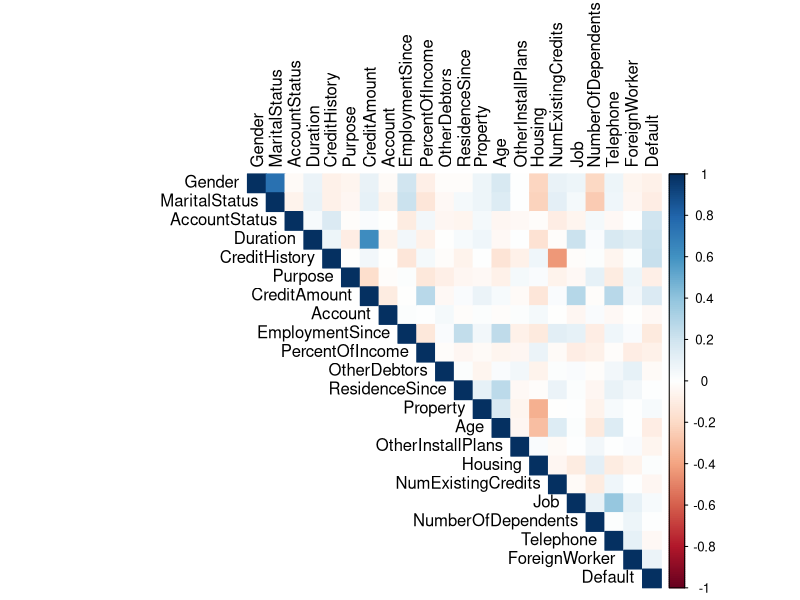
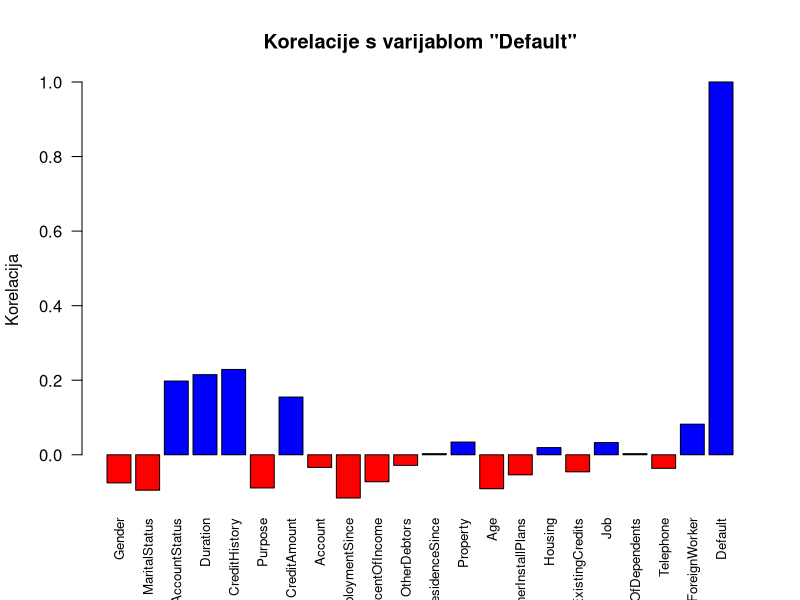
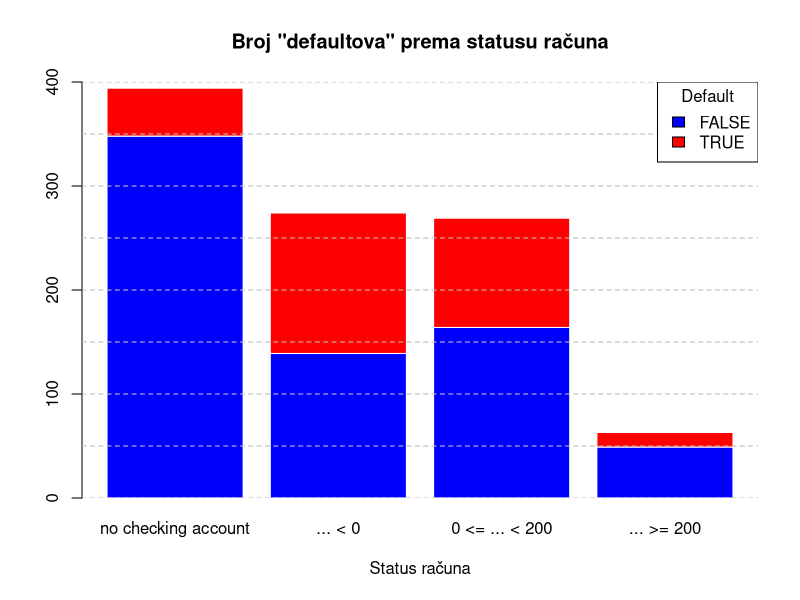
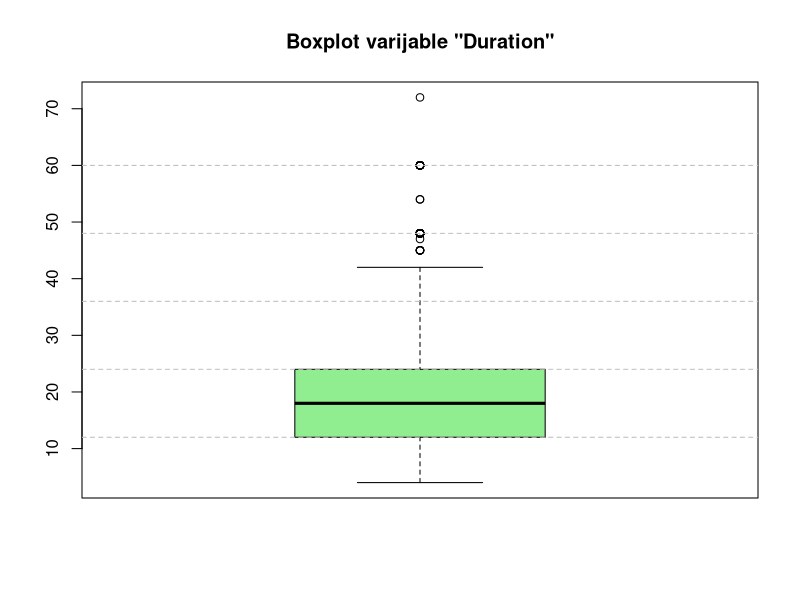
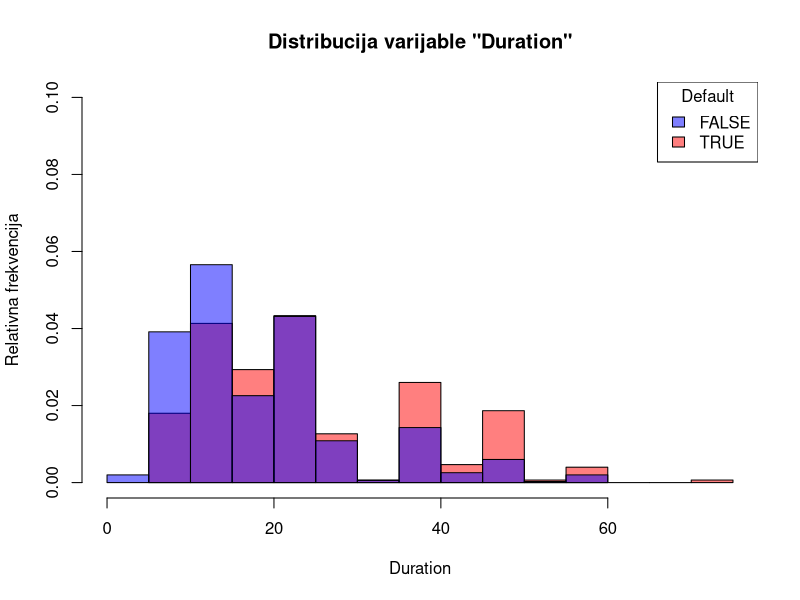
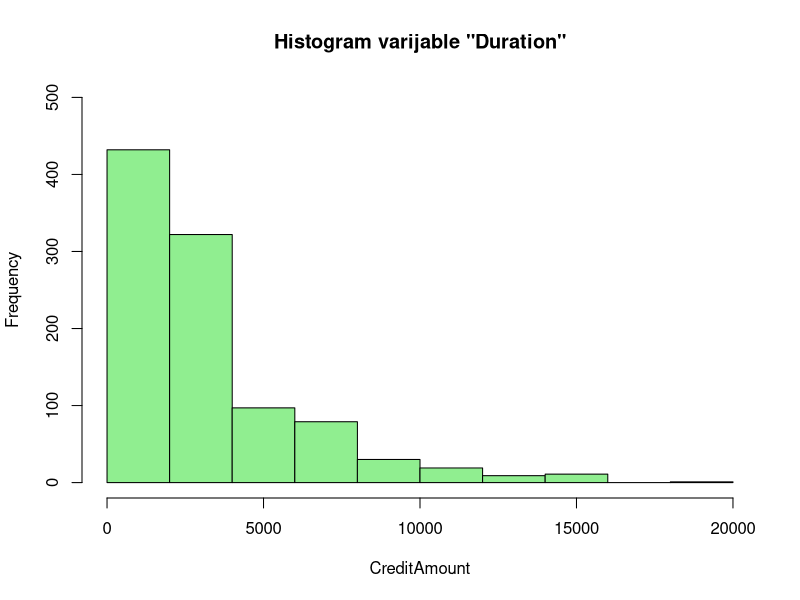
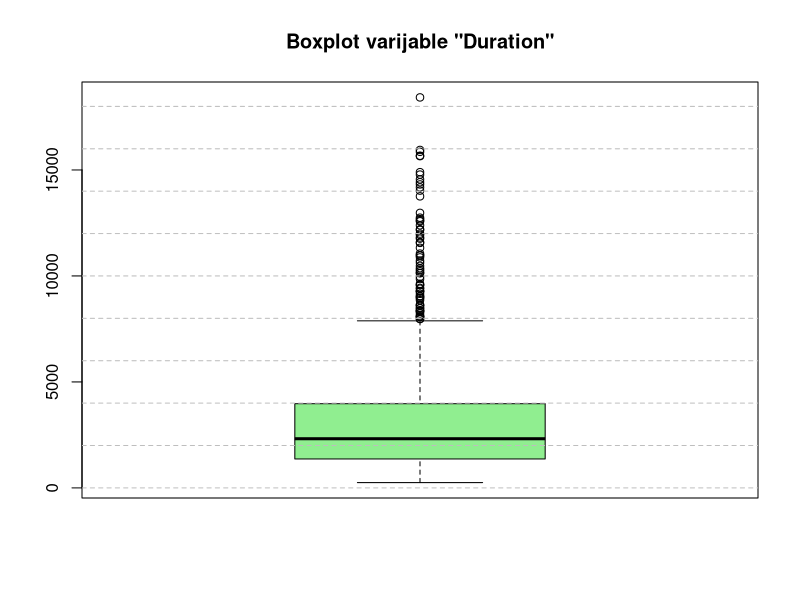
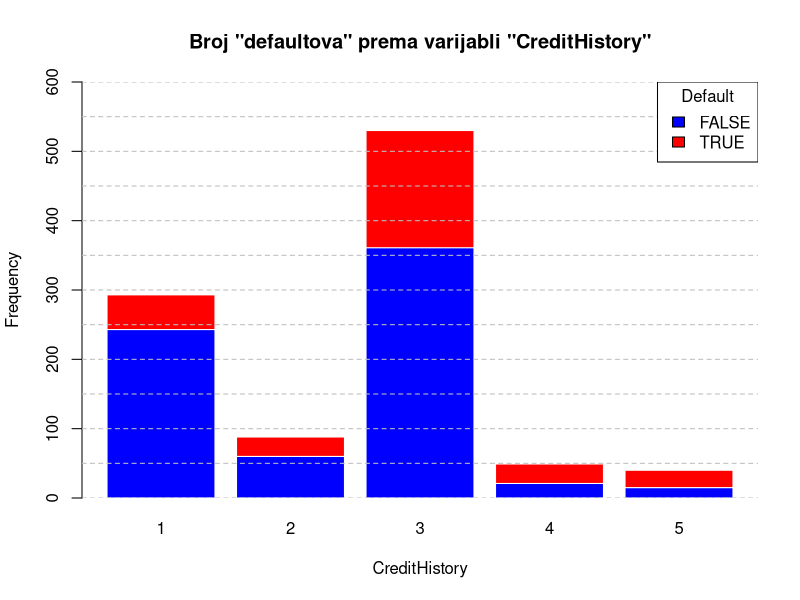

The R source for these figures, in order:
## ---- chunk 1
library(tidyverse)
library(dplyr)
## ---- chunk 2
data = read.csv('procjena_kreditnog_rizika.csv')
## ---- chunk 3
data$Default <- as.logical(data$Default)

data$ResidenceSince <- ifelse(data$ResidenceSince == ".. >= 7 years",
                              "... >= 7 years",
                              data$ResidenceSince)

data$NumExistingCredits <- gsub("above", "... >=", data$NumExistingCredits)
data$NumExistingCredits <- gsub("or", "||", data$NumExistingCredits)

data$NumberOfDependents <- gsub("less than", "... <", data$NumberOfDependents)
data$NumberOfDependents <- gsub("3 or more", "... >= 3", data$NumberOfDependents)
## ---- chunk 4
summary(data)
## ---- chunk 5
head(data)
## ---- chunk 6

data$AccountStatus <- factor(
  data$AccountStatus,
  levels = c("no checking account", "... < 0", "0 <= ... < 200", "... >= 200")
)

data$CreditHistory <- factor(
  data$CreditHistory,
  levels = c(
    "critical account/ other credits existing (not at this bank)",
    "delay in paying off in the past",
    "existing credits paid back duly till now",
    "all credits at this bank paid back duly",
    "no credits taken/ all credits paid back duly"
  )
)

data$Purpose <- factor(data$Purpose)

data$Account <- factor(
  data$Account,
  levels = c("unknown/ no savings account", "... < 100", "100 <= ... < 500", "500 <= ... < 1000", "... >= 1000")
)

data$EmploymentSince <- factor(
  data$EmploymentSince,
  levels = c("unemployed", "... < 1 year", "1 <= ... < 4 years", "4 <= ... < 7 years", "... >= 7 years")
)

data$PercentOfIncome <- factor(
  data$PercentOfIncome,
  levels = c("... < 20%", "20% <= ... < 25%", "25% <= ... < 35%", "... >= 35%")
)

split_parts <- strsplit(as.character(data$PersonalStatus), " - ")
data$Gender <- sapply(split_parts, function(x) x[1])
data$MaritalStatus <- sapply(split_parts, function(x) x[2])
data <- data[, !(names(data) %in% c("PersonalStatus"))]
data <- data %>% select(Gender, MaritalStatus, everything())
data$Gender <- factor(data$Gender)
data$MaritalStatus <- factor(data$MaritalStatus)
data$OtherDebtors <- factor(data$OtherDebtors)

data$ResidenceSince <- factor(
  data$ResidenceSince,
  levels = c("... < 1 year", "1 <= ... < 4 years", "4 <= ... < 7 years", "... >= 7 years")
)

data$Property <- factor(data$Property)
data$OtherInstallPlans <- factor(data$OtherInstallPlans)
data$Housing <- factor(data$Housing)

data$NumExistingCredits <- factor(
  data$NumExistingCredits,
  levels = c("1", "2 || 3", "4 || 5", "... >= 6")
)

data$Job <- factor(
  data$Job,
  levels = c(
    "unemployed/ unskilled - non-resident",
    "unskilled - resident",
    "skilled employee / official",
    "management/ self-employed/highly qualified employee/ officer"
  )
)

data$NumberOfDependents <- factor(data$NumberOfDependents, levels = c("... < 3", "... >= 3"))
data$Telephone <- factor(data$Telephone)
data$ForeignWorker <- factor(data$ForeignWorker)
data$Default <- factor(data$Default)

attach(data)
head(data)

## ---- chunk 7
library(corrplot)
## ---- chunk 8

corr_matrix <- cor(data.frame(lapply(data, function(x) as.numeric(x))))
corrplot(corr_matrix, method = "color", type = "upper", tl.col = "black", tl.srt = 90)

cor_with_target <- corr_matrix["Default", ]
barplot(cor_with_target, names.arg = names(cor_with_target),
         las = 2, 
         cex.names = 0.8,
         col = ifelse(cor_with_target > 0, "blue", "red"),
         main = paste('Korelacije s varijablom "Default"'),
         ylab = "Korelacija")

filt_cor_with_target <- cor_with_target[abs(cor_with_target) >= 0.1 & cor_with_target != 1]
print(names(filt_cor_with_target))

## ---- chunk 9

barplot(table(Default, AccountStatus), main = 'Broj "defaultova" prema statusu računa', 
        border = "white", col = c('blue', 'red'), xlab = "Status računa", ylim = c(0, 400))
abline(h = seq(0, 500, by = 50), col = "gray", lty = 2)
legend("topright", legend = levels(Default), fill = c('blue', 'red'), title = "Default")

## ---- chunk 10
boxplot(Duration, col = 'lightgreen', main = 'Boxplot varijable "Duration"')
abline(h = seq(0, 70, by = 12), col = "gray", lty = 2)

defaulted <- data[Default == 'TRUE', ]
not_defaulted <- data[Default == 'FALSE', ]

hist(defaulted$Duration, breaks = 10, xlim = c(0, 75), ylim = c(0, 0.1), freq = FALSE, col = rgb(1, 0, 0, 0.5), xlab = 'Duration', 
     ylab = "Relativna frekvencija", main = 'Distribucija varijable "Duration"')
hist(not_defaulted$Duration, breaks = 10, freq = FALSE, xlim = c(0, 75), col = rgb(0, 0, 1, 0.5), add = TRUE)
legend("topright", legend = levels(Default), fill = c(rgb(0, 0, 1, 0.5), rgb(1, 0, 0, 0.5)), title = "Default")

## ---- chunk 11
hist(CreditAmount, col = 'lightgreen', ylim = c(0, 500), main = 'Histogram varijable "Duration"')

boxplot(CreditAmount, col = 'lightgreen', main = 'Boxplot varijable "Duration"')
abline(h = seq(0, 20000, by = 2000), col = "gray", lty = 2)

## ---- chunk 12
barplot(table(Default, as.numeric(CreditHistory)), main = 'Broj "defaultova" prema varijabli "CreditHistory"', 
        border = "white", col = c('blue', 'red'), xlab = "CreditHistory", ylab = "Frequency", ylim = c(0, 600))
abline(h = seq(0, 600, by = 50), col = "gray", lty = 2)
legend("topright", legend = levels(Default), fill = c('blue', 'red'), title = "Default")
## ---- chunk 13
barplot(table(Default, EmploymentSince), main = 'Broj "defaultova" prema godinama radnog staža', 
        border = "white", col = c('blue', 'red'), xlab = 'EmploymentSince', ylab = 'Frequency', ylim = c(0, 400))
abline(h = seq(0, 400, by = 50), col = "gray", lty = 2)
legend("topright", legend = levels(Default), fill = c('blue', 'red'), title = "Default")


## ---- chunk 14
require(caret)

logreg.mdl = glm(Default ~ AccountStatus + Duration + CreditHistory + Purpose + CreditAmount + Account + EmploymentSince + PercentOfIncome + Gender + MaritalStatus + OtherDebtors + ResidenceSince + Property + Age + OtherInstallPlans + Housing + NumExistingCredits + Job + NumberOfDependents + Telephone + ForeignWorker, data = data, family = binomial())
summary(logreg.mdl)
odds_ratios <- exp(coef(logreg.mdl))
print(odds_ratios)

Rsq = 1 - logreg.mdl$deviance/logreg.mdl$null.deviance
Rsq

coef_table <- data.frame(
  Variable = names(coef(logreg.mdl)),
  Coefficient = coef(logreg.mdl),
  OddsRatio = exp(coef(logreg.mdl))
)

significant_vars <- coef_table[coef_table$`Pr(>|z|)` < 0.05, ]

print(significant_vars)

set.seed(123)  

formula <- Default ~ AccountStatus + Duration + CreditHistory + Purpose + CreditAmount + Account + EmploymentSince + PercentOfIncome + Gender + MaritalStatus + OtherDebtors + ResidenceSince + Property + Age + OtherInstallPlans + Housing + NumExistingCredits + Job + NumberOfDependents + Telephone + ForeignWorker

ctrl <- trainControl(method = "cv", number = 10)

cv_model <- train(formula, data = data, method = "glm", family = binomial(), trControl = ctrl)

print(cv_model)
## ---- chunk 15
male <- data[Gender == 'male', ]
female <- data[Gender == 'female', ]
## ---- chunk 16
print(as.numeric(1-table(male$Default)/count(male)))
## ---- chunk 17
print(as.numeric(1-table(female$Default)/count(female)))
## ---- chunk 18
boxplot(CreditAmount~PercentOfIncome, col = 'lightgreen', ylab = "CreditAmount", xlab = "PercentOfIncome")
abline(h = seq(0, 20000, by = 2000), col = "gray", lty = 2)
## ---- chunk 19
male_default_count = sum(male$Default==TRUE)
female_default_count = sum(female$Default==TRUE)
x = c(male_default_count, female_default_count)
n = c(count(male)$n, count(female)$n)

prop.test(x, n, alternative = "less")
## ---- chunk 20
for (item in unique(data$Property)) {
  hist(data$CreditAmount[data$Property==item], main = paste("", item), xlab = "CreditAmount")
}

## ---- chunk 21
require(nortest)

data$LogCreditAmount <- log(data$CreditAmount)

for (item in unique(data$Property)) {
  print(lillie.test(data$LogCreditAmount[data$Property == item]))
  hist(data$LogCreditAmount[data$Property == item], main = paste("", item), xlab = 'log(CreditAmount)')
}

## ---- chunk 22
bartlett_result <- bartlett.test(data$LogCreditAmount ~ data$Property)
print(bartlett_result)
## ---- chunk 23
a = aov(data$LogCreditAmount ~ data$Property)
summary(a)

boxplot(data$LogCreditAmount ~ data$Property, 
        main = "Boxplot logaritmiranog iznosa kredita prema vrsti imovine", 
        xlab = "Property", 
        ylab = "log(CreditAmount)", 
        cex.axis = 0.7, 
)
